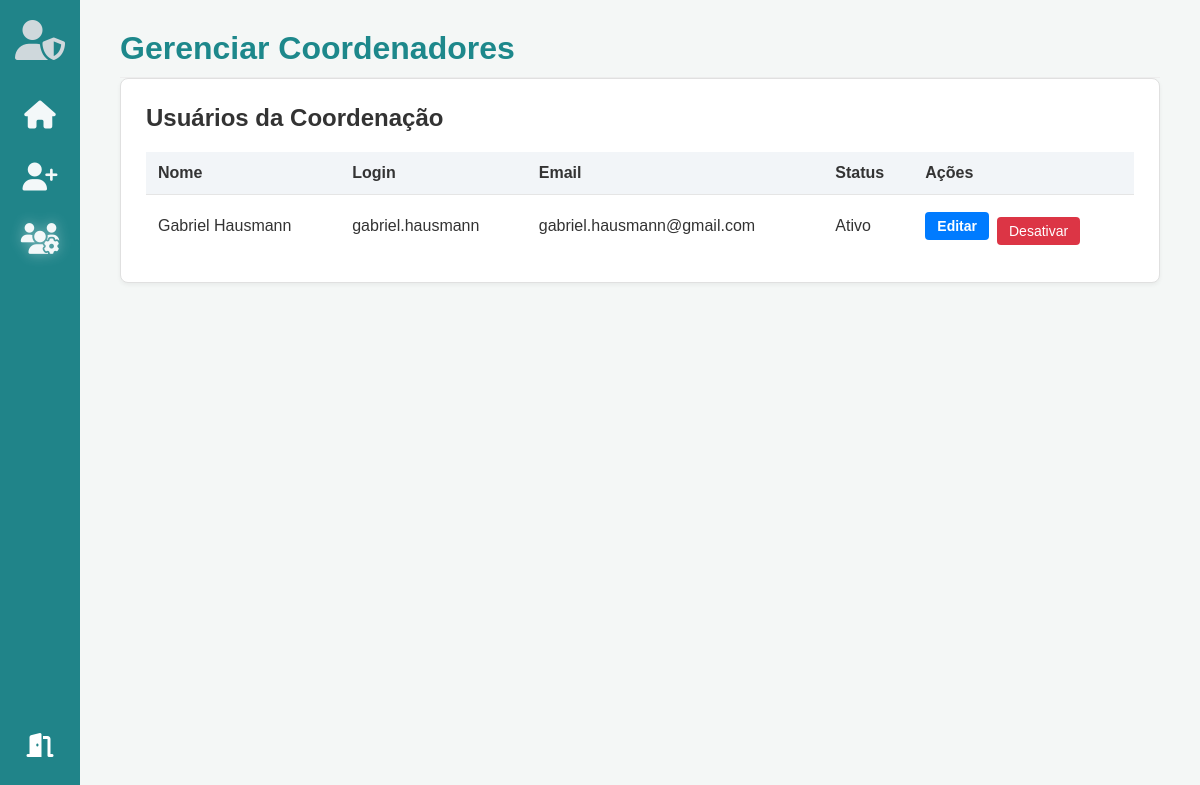
The app's page /academo_1.0/admin_dashboard.php?page=gerenciar_coordenacao (signed in), older data.
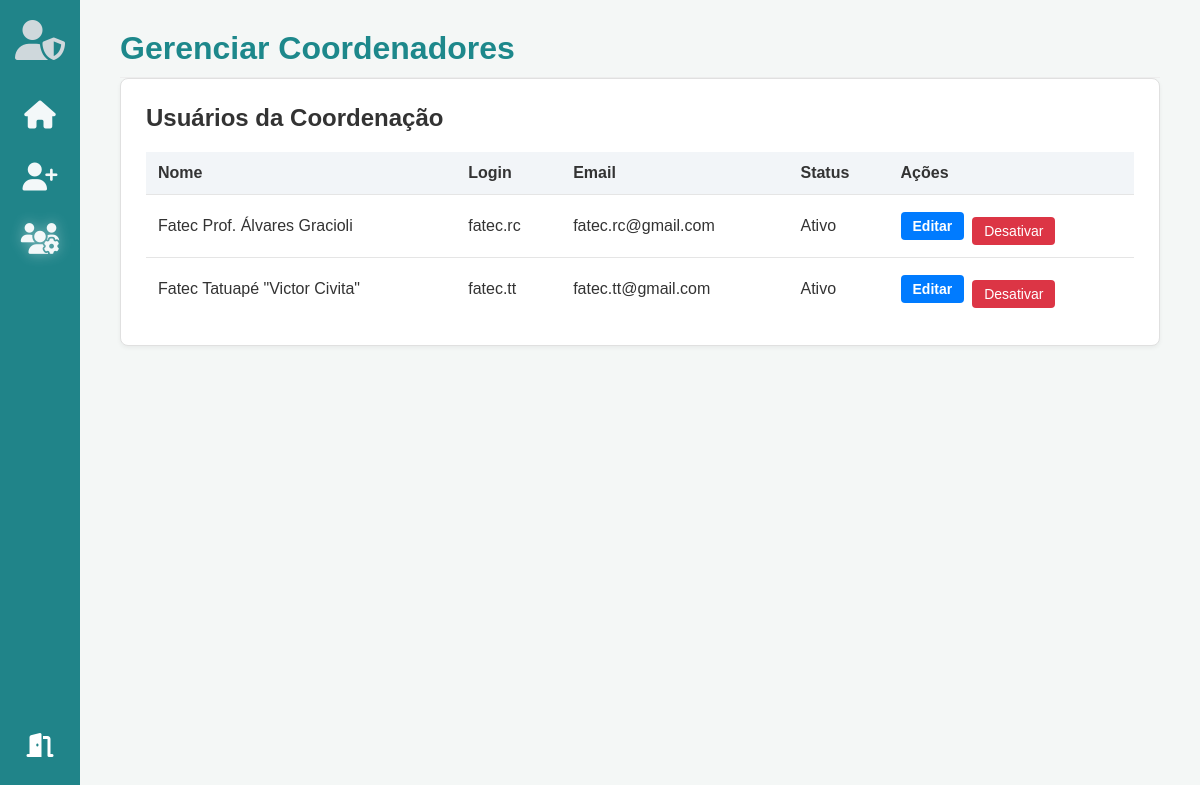
The same page, newer data.
### tables this page shows
CREATE TABLE `users` (
  `id_users` int(11) NOT NULL,
  `login` varchar(80) NOT NULL,
  `password_hash` varchar(255) NOT NULL,
  `name` varchar(150) NOT NULL,
  `email` varchar(150) NOT NULL,
  `role_id` int(11) NOT NULL,
  `owner_id` int(11) DEFAULT NULL,
  `program_id` int(11) DEFAULT NULL,
  `status` enum('ativo','inativo') NOT NULL DEFAULT 'ativo',
  `created_at` timestamp NOT NULL DEFAULT current_timestamp(),
  `updated_at` timestamp NOT NULL DEFAULT current_timestamp() ON UPDATE current_timestamp()
);

### academo_1.0/admin/gerenciar_coordenacao.php (the view, shortened to what this page needs)
<?php
require_once __DIR__ . '/../db.php';
$users = $conn->query("SELECT id_users, name, email, login, status FROM users WHERE role_id = 4 ORDER BY name")->fetch_all(MYSQLI_ASSOC);
?>
<h1>Gerenciar Coordenadores</h1>
<div class="box">
    <h2>Usuários da Coordenação</h2>
    <table>
        <thead><tr><th>Nome</th><th>Login</th><th>Email</th><th>Status</th><th>Ações</th></tr></thead>
        <tbody>
            <?php foreach($users as $user): ?>
            <tr>
                <td><?= htmlspecialchars($user['name']) ?></td>
                <td><?= htmlspecialchars($user['login']) ?></td>
                <td><?= htmlspecialchars($user['email']) ?></td>
                <td><?= ucfirst($user['status']) ?></td>
                <td>
                    <div class="action-buttons">
                        <a href="?page=editar_coordenacao&id=<?= $user['id_users'] ?>" style="background-color:#007bff;">Editar</a>
                        <form method="POST" action="?page=gerenciar_coordenacao">
                            <?php if ($user['status'] === 'ativo'): ?>
                                <button type="submit" name="action" value="desativar" style="background-color:#dc3545;">Desativar</button>
                            <?php else: ?>
                                <button type="submit" name="action" value="reativar" style="background-color:#28a745;">Reativar</button>
                            <?php endif; ?>
                        </form>
                    </div>
                </td>
            </tr>
            <?php endforeach; ?>
        </tbody>
    </table>
</div>

Row changes from the older to the newer data that the page shows:
removed users: name "Gabriel Hausmann", login "gabriel.hausmann", email "gabriel.hausmann@gmail.com", status "Ativo", shows "Desativar"
added users: name "Fatec Prof. Álvares Gracioli", login "fatec.rc", email "fatec.rc@gmail.com", status "Ativo", shows "Desativar"
added users: name "Fatec Tatuapé \"Victor Civita\"", login "fatec.tt", email "fatec.tt@gmail.com", status "Ativo", shows "Desativar"
